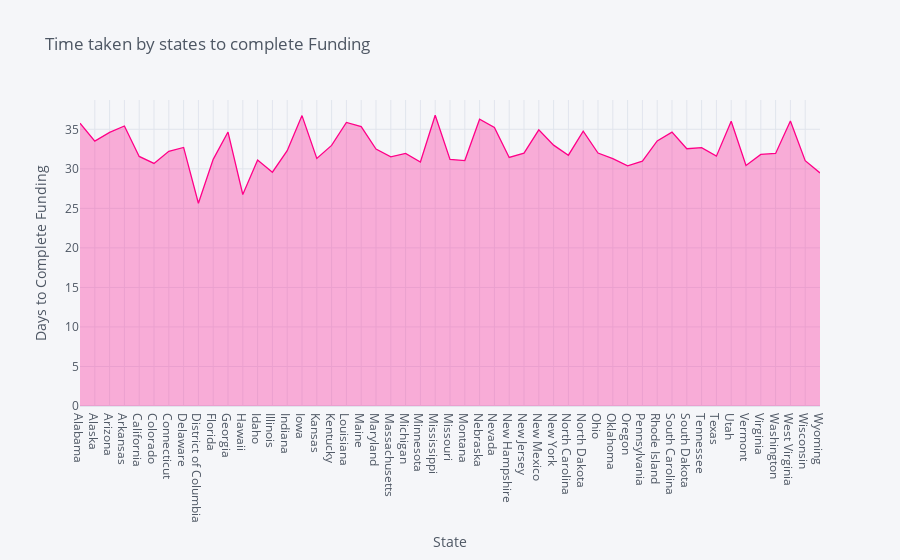

Source (notebook cell):
### Code cell
state_avg_time.iplot(kind='area',xTitle='State',yTitle='Days to Complete Funding',fill=True,title='Time taken by states to complete Funding',color='pink')

### Figure 1 — Plotly figure (JSON) as saved in the notebook; plotly's stock layout.template omitted (floating-point values rounded to 4 significant figures)
{"data": [{"fill": "tonexty", "fillcolor": "rgba(255, 0, 136, 0.3)", "line": {"color": "rgba(255, 0, 136, 1.0)", "dash": "solid", "shape": "linear", "width": 1.3}, "mode": "lines", "name": "Funding Time", "text": "", "type": "scatter", "x": ["Alabama", "Alaska", "Arizona", "Arkansas", "California", "Colorado", "Connecticut", "Delaware", "District of Columbia", "Florida", "Georgia", "Hawaii", "Idaho", "Illinois", "Indiana", "Iowa", "Kansas", "Kentucky", "Louisiana", "Maine", "Maryland", "Massachusetts", "Michigan", "Minnesota", "Mississippi", "Missouri", "Montana", "Nebraska", "Nevada", "New Hampshire", "New Jersey", "New Mexico", "New York", "North Carolina", "North Dakota", "Ohio", "Oklahoma", "Oregon", "Pennsylvania", "Rhode Island", "South Carolina", "South Dakota", "Tennessee", "Texas", "Utah", "Vermont", "Virginia", "Washington", "West Virginia", "Wisconsin", "Wyoming"], "y": [35.77, 33.51, 34.61, 35.42, 31.57, 30.68, 32.22, 32.71, 25.65, 31.2, 34.65, 26.76, 31.12, 29.57, 32.29, 36.73, 31.32, 32.96, 35.87, 35.33, 32.5, 31.52, 31.96, 30.86, 36.77, 31.19, 31.05, 36.28, 35.23, 31.44, 31.98, 34.93, 33.0, 31.72, 34.76, 32.0, 31.3, 30.38, 30.97, 33.53, 34.64, 32.54, 32.69, 31.6, 36.01, 30.41, 31.82, 31.95, 36.06, 31.03, 29.49]}], "layout": {"legend": {"bgcolor": "#F5F6F9", "font": {"color": "#4D5663"}}, "paper_bgcolor": "#F5F6F9", "plot_bgcolor": "#F5F6F9", "title": {"font": {"color": "#4D5663"}, "text": "Time taken by states to complete Funding"}, "xaxis": {"gridcolor": "#E1E5ED", "showgrid": true, "tickfont": {"color": "#4D5663"}, "title": {"font": {"color": "#4D5663"}, "text": "State"}, "zerolinecolor": "#E1E5ED"}, "yaxis": {"gridcolor": "#E1E5ED", "showgrid": true, "tickfont": {"color": "#4D5663"}, "title": {"font": {"color": "#4D5663"}, "text": "Days to Complete Funding"}, "zerolinecolor": "#E1E5ED"}}}
